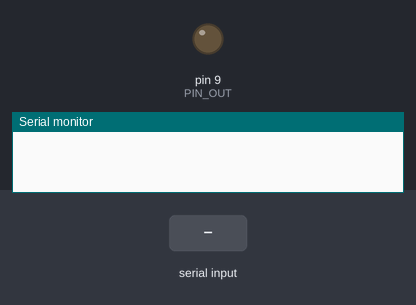
This sketch was run on a simulated Arduino Uno, built with avr-gcc and run on an emulated ATmega328P. Shown: output pins drawn as LEDs (lit = HIGH), the last lines printed to the serial monitor. The test bench sets the inputs (shaded band).

Above: at 1.2 s.
1.3 s: "3" received over Serial
At 1.89 s:
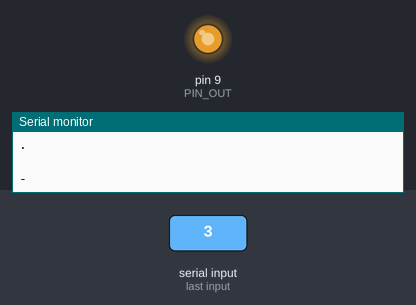
Timing chart, 0 to 10.3 s (numbered marks = the images above; inputs shaded):
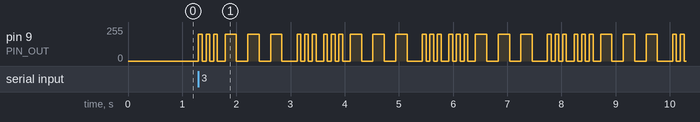

The sketch:

testmorsecodeencoder.ino
```cpp
//Define the LED Pin
#define PIN_OUT 9
#define Power 4
#define PTT 5

//Define unit length in ms
#define UNIT_LENGTH 70
#define PWMdit 200
#define PWMdash 200
char input;
int i;
//Build a struct with the morse code mapping
static const struct {const char letter, *code;} MorseMap[] =
{
  { 'A', ".-" },
  { 'B', "-..." },
  { 'C', "-.-." },
  { 'D', "-.." },
  { 'E', "." },
  { 'F', "..-." },
  { 'G', "--." },
  { 'H', "...." },
  { 'I', ".." },
  { 'J', ".---" },
  { 'K', ".-.-" },
  { 'L', ".-.." },
  { 'M', "--" },
  { 'N', "-." },
  { 'O', "---" },
  { 'P', ".--." },
  { 'Q', "--.-" },
  { 'R', ".-." },
  { 'S', "..." },
  { 'T', "-" },
  { 'U', "..-" },
  { 'V', "...-" },
  { 'W', ".--" },
  { 'X', "-..-" },
  { 'Y', "-.--" },
  { 'Z', "--.." },
  { ' ', "     " }, //Gap between word, seven units

  { '1', ".----" },
  { '2', "..---" },
  { '3', "...--" },
  { '4', "....-" },
  { '5', "....." },
  { '6', "-...." },
  { '7', "--..." },
  { '8', "---.." },
  { '9', "----." },
  { '0', "-----" },

  { '.', "·–·–·–" },
  { ',', "--..--" },
  { '?', "..--.." },
  { '!', "-.-.--" },
  { ':', "---..." },
  { ';', "-.-.-." },
  { '(', "-.--." },
  { ')', "-.--.-" },
  { '"', ".-..-." },
  { '@', ".--.-." },
  { '&', ".-..." },
};

void setup()
{
  pinMode( PIN_OUT, OUTPUT );
  digitalWrite( PIN_OUT, LOW );

  Serial.begin(9600);
  digitalWrite(Power,LOW);
  digitalWrite(PTT,LOW);
  pinMode( PIN_OUT, OUTPUT );
}

void loop()
{
  String morseWord = encode( "SOS" );
  input = Serial.read();
  switch(input)
  {
     case '1':
      digitalWrite(Power,HIGH);
      Serial.print("Input: ");
      Serial.println(input);
      break;
     case '2':
      digitalWrite(Power,LOW) ;
      Serial.print("Input: ");
      Serial.println(input);
      break;
     case '3':
      digitalWrite(PTT,HIGH);
      Serial.print("Input: ");
      Serial.println(input);
      for (int j=0; j<=5; j++)
      {
        for(int i=0; i<=morseWord.length(); i++)
        {
          Serial.println(morseWord[i]);
          switch( morseWord[i] )
          {
            case '.': //dit
              analogWrite( PIN_OUT, PWMdit );
              delay( UNIT_LENGTH );
              analogWrite( PIN_OUT, 0 );
              delay( UNIT_LENGTH );
              break;

            case '-': //dah
              analogWrite( PIN_OUT, PWMdash );
              delay( UNIT_LENGTH*3 );
              analogWrite( PIN_OUT, 0 );
              delay( UNIT_LENGTH*3 );

              break;

            case ' ': //gap
              delay( UNIT_LENGTH );
          }
        }
      }
      Serial.println("Finished");
      break;

     case '4':
      digitalWrite(PTT,LOW);
      Serial.print("Input: ");
      Serial.println(input);
      break;
  }

}

String encode(const char *string)
{
  size_t i, j;
  String morseWord = "";

  for( i = 0; string[i]; ++i )
  {
    for( j = 0; j < sizeof MorseMap / sizeof *MorseMap; ++j )
    {
      if( toupper(string[i]) == MorseMap[j].letter )
      {
        morseWord += MorseMap[j].code;
        break;
      }
    }
    morseWord += " "; //Add tailing space to seperate the chars
  }

  return morseWord;
}
```

Measured:
- after the input at 1.3 s, pin 9 (PIN_OUT): 0/255 → 200/255 at once, then repeats every 2.3 s: 2 × (0/255 0.07 s, 200/255 0.07 s), 0/255 0.14 s, 2 × (200/255 0.21 s, 0/255 0.21 s), 200/255 0.21 s, 0/255 0.28 s, 2 × (200/255 0.07 s, 0/255 0.07 s), 200/255 0.07 s, 0/255 0.14 s, 200/255 0.07 s
